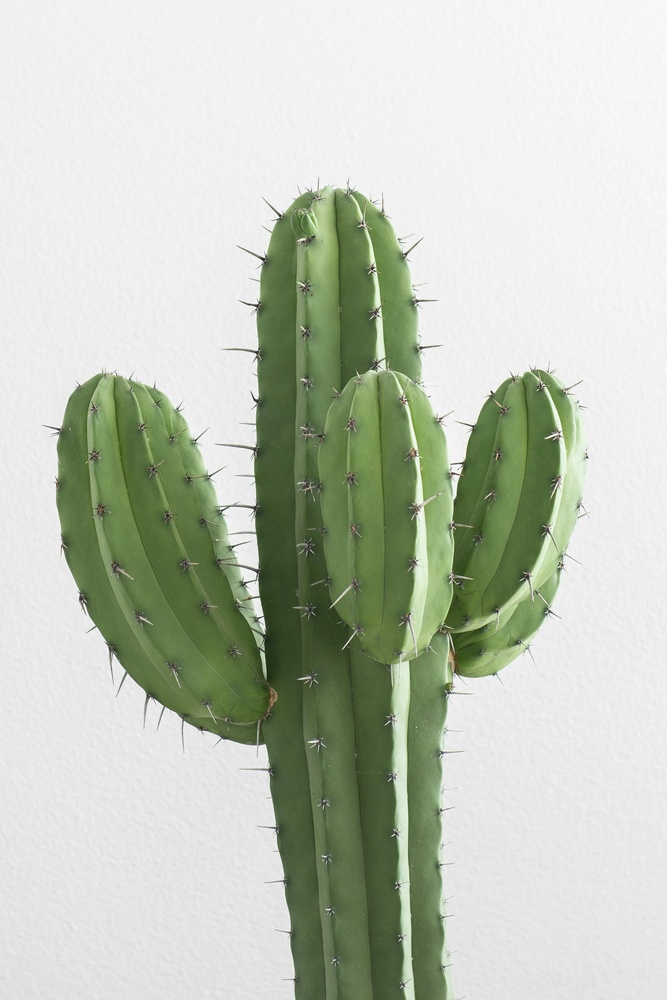
#> input picture cacti.jpeg, 667 x 1000 px, shrunk from 3000 x 4499 before the run
$ python q3.py
#> lines starting #> are read from the running program, lines starting #| are printed output that depends on the picture
import numpy as np
import matplotlib.pyplot as plt
from PIL import Image
image_path = "cacti.jpeg"
img = Image.open(image_path)
#> img is the input picture: PIL image 667x1000 RGB; mean R, G, B 192.5, 199.5, 185.3
cacti_arr = np.array(img)
rotate = np.rot90(cacti_arr)
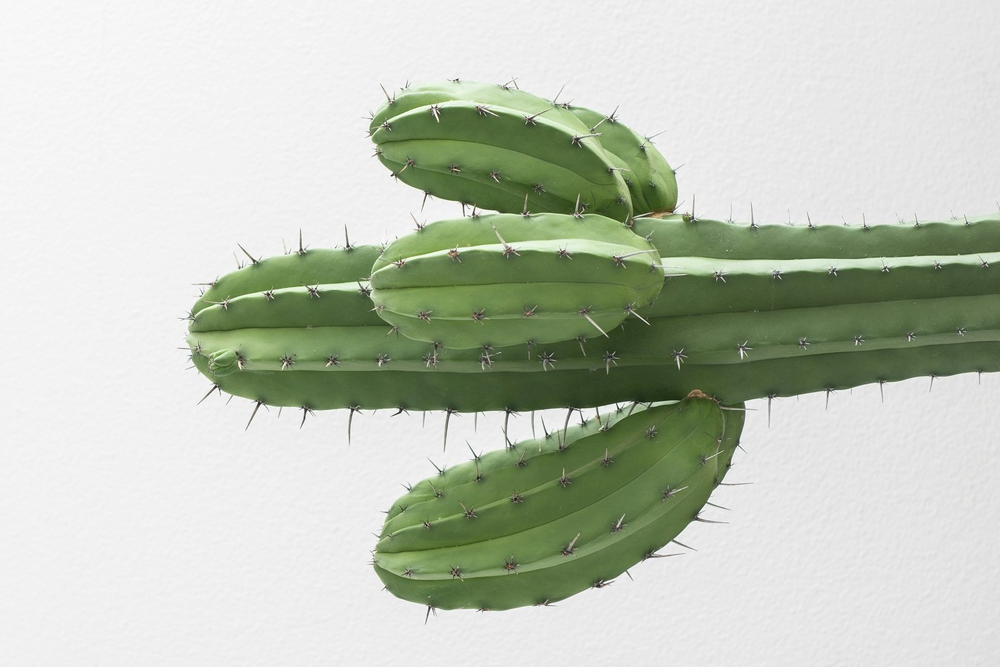
#> rotate: shape (667, 1000, 3); mean R, G, B 192.5, 199.5, 185.3
flip = np.fliplr(cacti_arr)
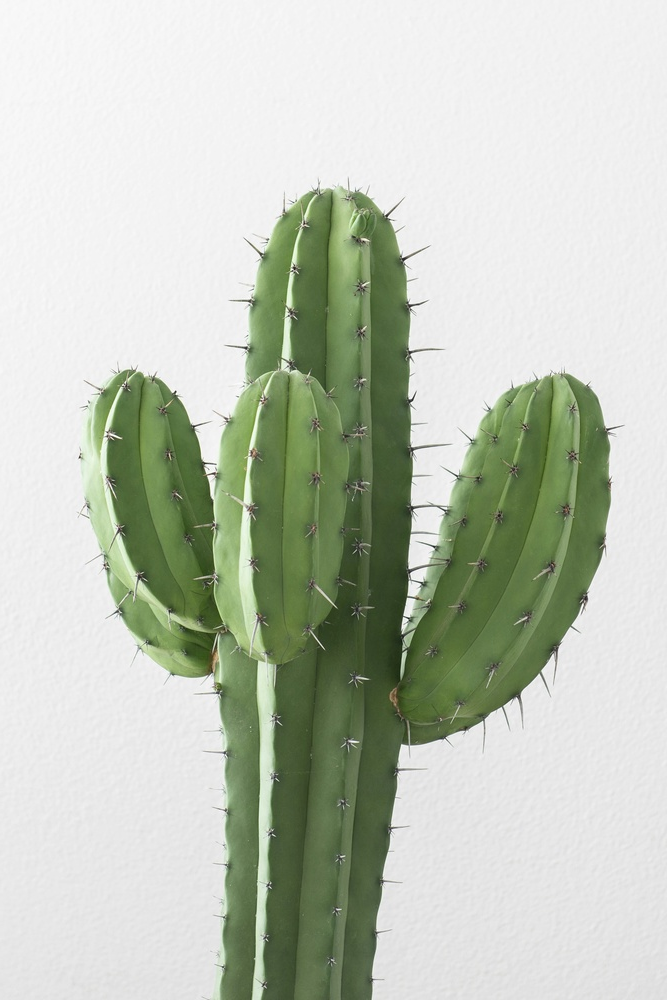
#> flip: shape (1000, 667, 3); mean R, G, B 192.5, 199.5, 185.3
#plt.imshow(flip)
gray_img = np.dot (cacti_arr[..., :3], [0.299, 0.587, 0.114])
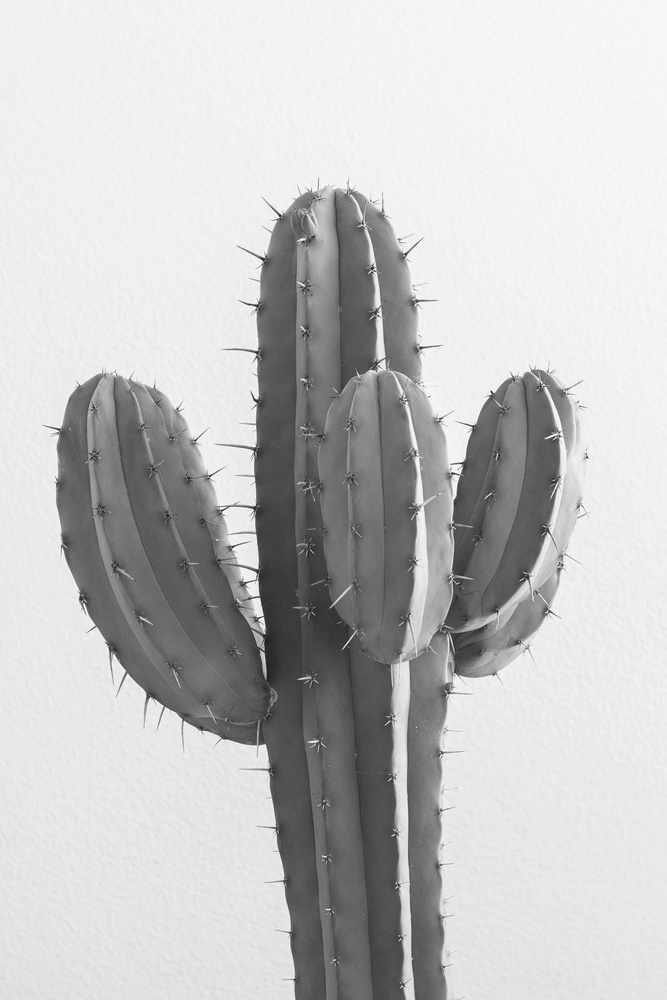
#> gray_img: shape (1000, 667) float64; min 15.07, max 255, mean 195.8
fig, images = plt.subplots(1, 4, figsize=(17, 5))
images[0].imshow(cacti_arr)
images[0].set_title("Original Image")


images[1].imshow(rotate)
images[1].set_title("90 degree rotated Image")

images[2].imshow(flip)
images[2].set_title("flipped Image")

images[3].imshow(gray_img)
images[3].set_title("gray scaled  Image")


plt.show()
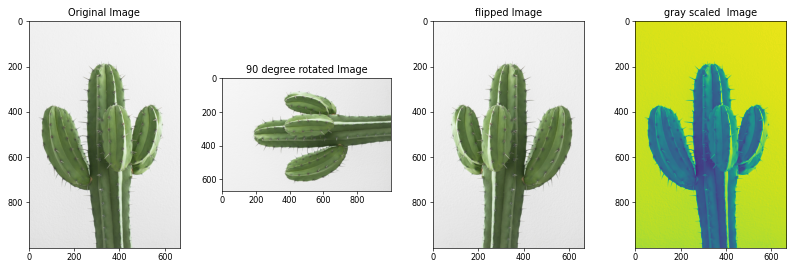
#> figure drawn by matplotlib, 4 panels

$ run again, with Q4.png saved as cacti.jpeg
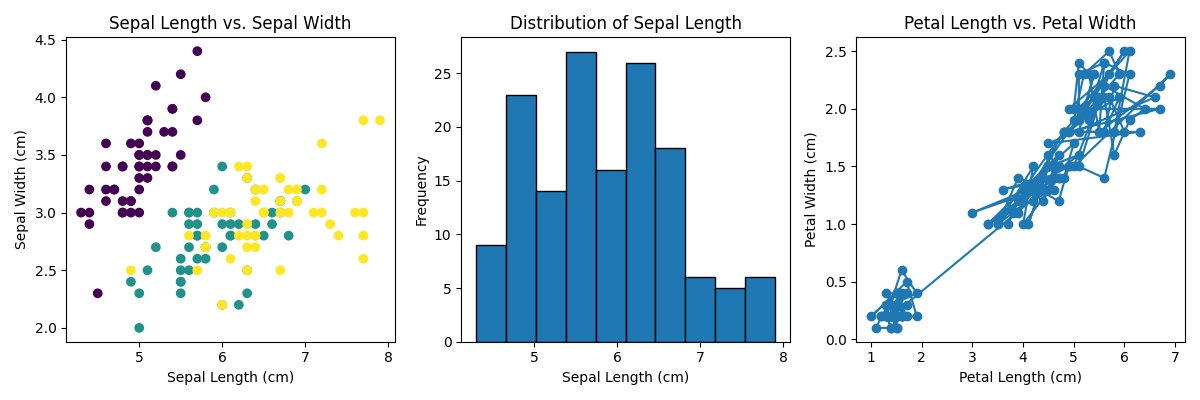
#> input picture Q4.png, 1200 x 400 px
#> img is the input picture: PIL image 1200x400 RGB; mean R, G, B 219.1, 229.4, 235.5
#> `rotate = np.rot90(cacti_arr)`:
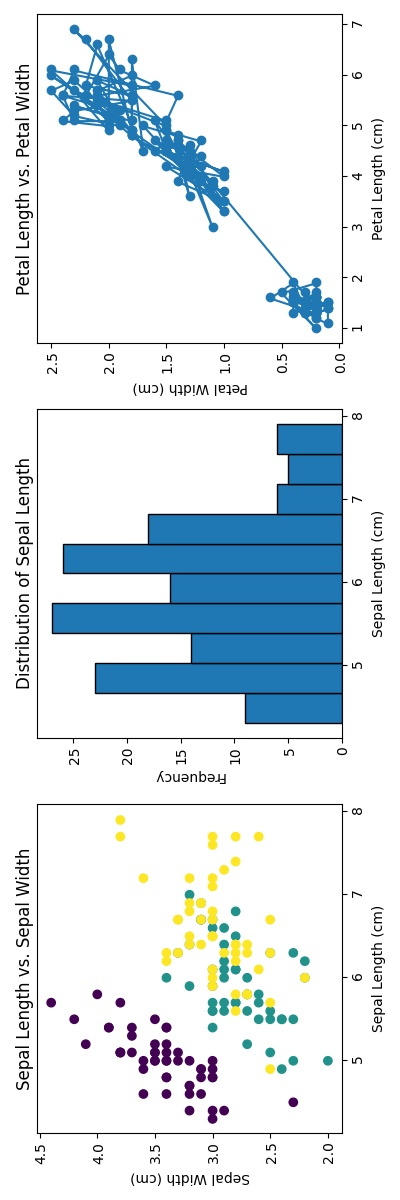
#> rotate: shape (1200, 400, 3); mean R, G, B 219.1, 229.4, 235.5
#> `plt.show()`:
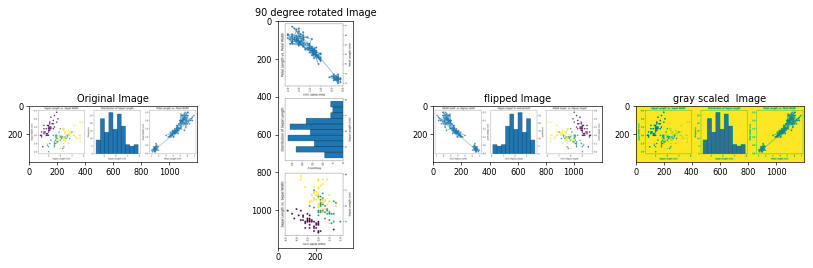
#> figure drawn by matplotlib, 4 panels

$ run again, with Question2.png saved as cacti.jpeg
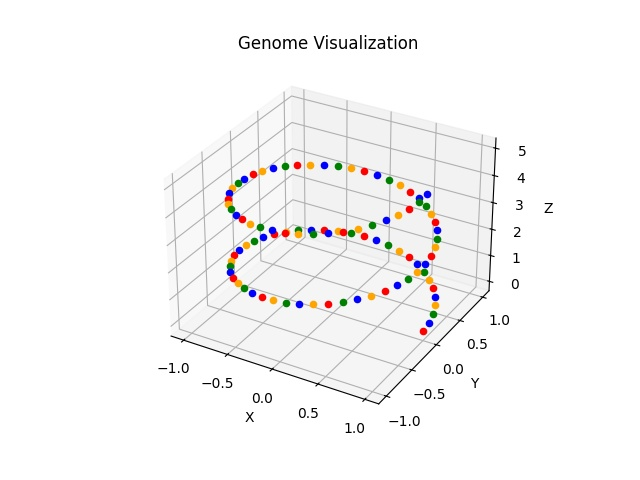
#> input picture Question2.png, 640 x 480 px
#> img is the input picture: PIL image 640x480 RGB; mean R, G, B 247.5, 246.9, 246.8
#> `rotate = np.rot90(cacti_arr)`:
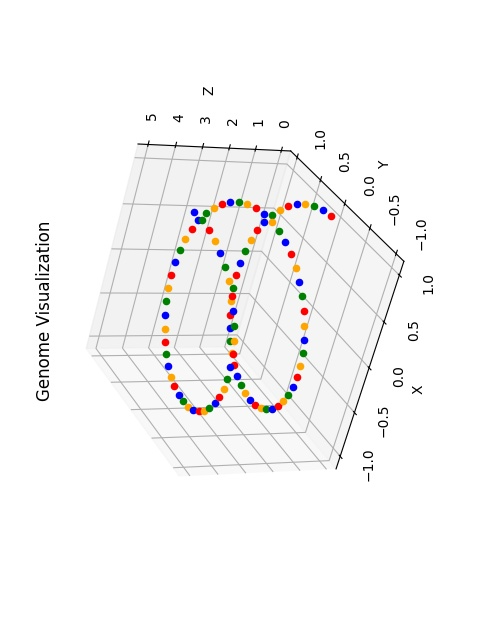
#> rotate: shape (640, 480, 3); mean R, G, B 247.5, 246.9, 246.8
#> `plt.show()`:
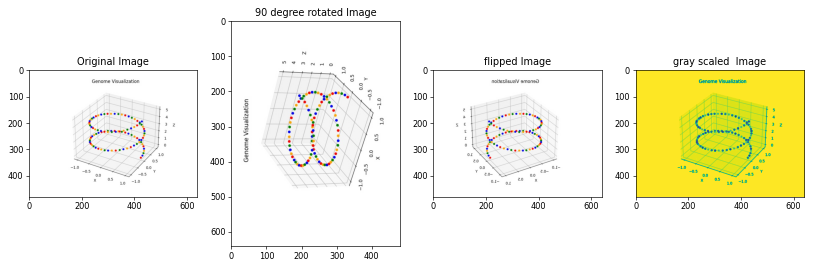
#> figure drawn by matplotlib, 4 panels
